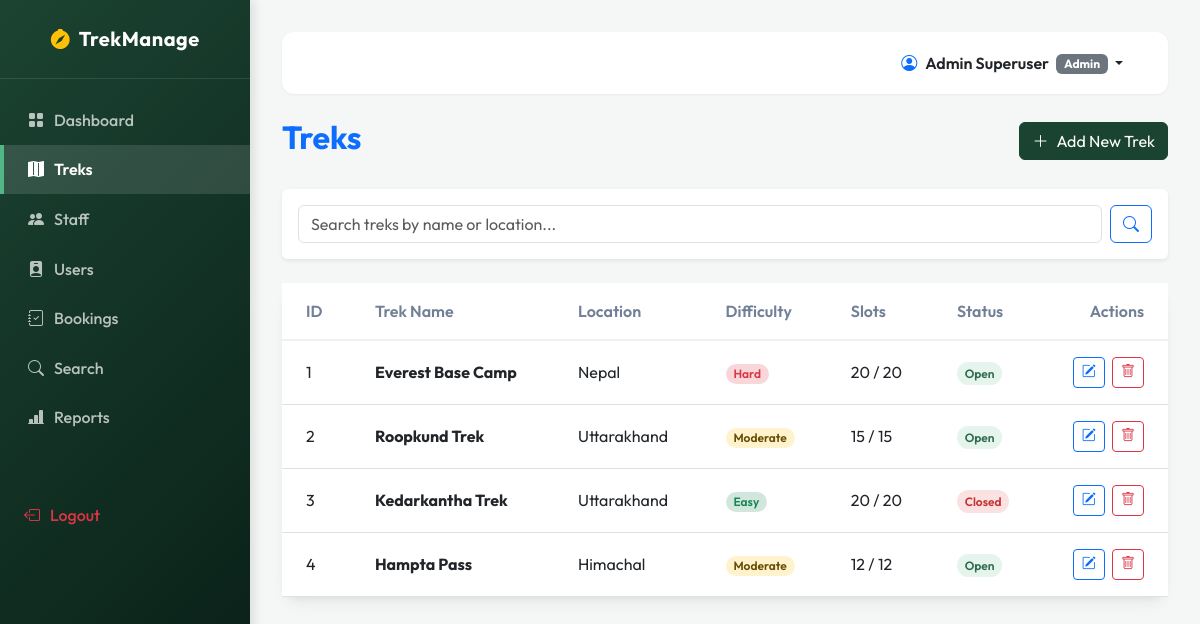
The app's page /admin/treks (signed in) with its own data.
### models.py (models this page shows)
class Trek(db.Model):
    __tablename__ = 'treks'
    id = db.Column(db.Integer, primary_key=True)
    name = db.Column(db.String(100), nullable=False)
    location = db.Column(db.String(100), nullable=False)
    difficulty = db.Column(db.String(20), nullable=False) # 'Easy', 'Moderate', 'Hard'
    duration = db.Column(db.Integer, nullable=False) # in days
    available_slots = db.Column(db.Integer, nullable=False)
    max_slots = db.Column(db.Integer, nullable=False)
    assigned_staff_id = db.Column(db.Integer, db.ForeignKey('users.id'), nullable=True)
    status = db.Column(db.String(20), nullable=False, default='Pending') # 'Pending', 'Approved', 'Open', 'Closed', 'Completed'
    start_date = db.Column(db.String(20), nullable=False) # 'YYYY-MM-DD'
    end_date = db.Column(db.String(20), nullable=False) # 'YYYY-MM-DD'
    description = db.Column(db.Text, nullable=True)
    bookings = db.relationship('Booking', backref='trek', lazy=True)

### blueprints/admin.py (the view, shortened to what this page needs)
@admin_bp.route('/treks', methods=['GET', 'POST'])
@admin_required
def treks():
    staff_list = User.query.filter_by(role='staff', status='approved').all()
    search_query = request.args.get('search', '')
    if search_query:
        trek_list = Trek.query.filter(
            or_(
                Trek.name.like(f'%{search_query}%'),
                Trek.location.like(f'%{search_query}%'),
                Trek.id == search_query
            )
        ).all()
    else:
        trek_list = Trek.query.all()
    return render_template(
        'admin_treks.html',
        active_page='admin_treks',
        trek_list=trek_list,
        staff_list=staff_list,
        search_query=search_query
    )

### blueprints/admin.py (called while the page is built)
def admin_required(f):
    @wraps(f)
    def decorated_function(*args, **kwargs):
        if session.get('role') != 'admin':
            flash('Access denied. Admin privileges required.', 'danger')
            return redirect(url_for('auth.login'))
        return f(*args, **kwargs)
    return decorated_function

### templates/admin_treks.html (shortened to what this page needs)
{% extends "base.html" %}
{% block content %}
<div class="container-fluid px-0">
    <div class="d-flex justify-content-between align-items-center mb-4">
        <h2 class="fw-bold text-primary">Treks</h2>
        <button type="button" class="btn btn-primary d-flex align-items-center gap-2" data-bs-toggle="modal" data-bs-target="#trekModal" onclick="clearModal()">
            <i class="bi bi-plus-lg"></i> Add New Trek
        </button>
    </div>
    <div class="card border-0 shadow-sm mb-4">
        <div class="card-body p-3">
            <form action="{{ url_for('admin.treks') }}" method="GET" class="d-flex gap-2">
                <input type="text" name="search" class="form-control" placeholder="Search treks by name or location..." value="{{ search_query }}">
                <button type="submit" class="btn btn-outline-primary"><i class="bi bi-search"></i></button>
            </form>
        </div>
    </div>
    <div class="card custom-table-card">
        <div class="table-responsive">
            <table class="table align-middle">
                <thead>
                    <tr>
                        <th>ID</th>
                        <th>Trek Name</th>
                        <th>Location</th>
                        <th>Difficulty</th>
                        <th>Slots</th>
                        <th>Status</th>
                        <th class="text-end">Actions</th>
                    </tr>
                </thead>
                <tbody>
                    {% for trek in trek_list %}
                        <tr>
                            <td>{{ trek.id }}</td>
                            <td><strong>{{ trek.name }}</strong></td>
                            <td>{{ trek.location }}</td>
                            <td>
                                <span class="badge {% if trek.difficulty == 'Easy' %}bg-success-subtle text-success{% elif trek.difficulty == 'Moderate' %}bg-warning-subtle text-warning-emphasis{% else %}bg-danger-subtle text-danger{% endif %} badge-status">
                                    {{ trek.difficulty }}
                                </span>
                            </td>
                            <td>{{ trek.available_slots }} / {{ trek.max_slots }}</td>
                            <td>
                                <span class="badge-status {% if trek.status == 'Open' %}badge-open{% elif trek.status == 'Closed' %}badge-closed{% elif trek.status == 'Pending' %}badge-pending{% else %}badge-completed{% endif %}">
                                    {{ trek.status }}
                                </span>
                            </td>
                            <td class="text-end">
                                <button class="btn btn-sm btn-outline-primary me-1"
                                        data-bs-toggle="modal"
                                        data-bs-target="#trekModal"
                                        onclick="fillModal(this)"
                                        data-id="{{ trek.id }}"
                                        data-name="{{ trek.name }}"
                                        data-location="{{ trek.location }}"
                                        data-difficulty="{{ trek.difficulty }}"
                                        data-duration="{{ trek.duration }}"
                                        data-available_slots="{{ trek.max_slots }}"
                                        data-assigned_staff_id="{{ trek.assigned_staff_id or '' }}"
                                        data-status="{{ trek.status }}"
                                        data-start_date="{{ trek.start_date }}"
                                        data-end_date="{{ trek.end_date }}"
                                        data-description="{{ trek.description or '' }}">
                                    <i class="bi bi-pencil-square"></i>
                                </button>
                                <form action="{{ url_for('admin.delete_trek', trek_id=trek.id) }}" method="POST" class="d-inline" onsubmit="return confirm('Are you sure you want to delete this trek?');">
                                    <button type="submit" class="btn btn-sm btn-outline-danger">
                                        <i class="bi bi-trash"></i>
                                    </button>
                                </form>
                            </td>
                        </tr>
                    {% else %}
                        <tr>
                            <td colspan="7" class="text-center text-muted py-4">No treks found.</td>
                        </tr>
                    {% endfor %}
                </tbody>
            </table>
        </div>
    </div>
</div>
{% endblock %}

### templates/base.html (shortened to what this page needs)
<!DOCTYPE html>
<html lang="en">
<head>
    <link href="https://cdn.jsdelivr.net/npm/bootstrap@5.3.0/dist/css/bootstrap.min.css" rel="stylesheet">
    <link href="https://cdn.jsdelivr.net/npm/bootstrap-icons@1.10.5/font/bootstrap-icons.css" rel="stylesheet">
    <link href="{{ url_for('static', filename='css/custom.css') }}" rel="stylesheet">
</head>
<body>
    <div class="sidebar d-none d-md-block">
        <div class="brand text-center">
            <i class="bi bi-compass-fill me-2 text-warning"></i>TrekManage
        </div>
        <div class="nav flex-column mt-3">
            {% if session.get('role') == 'admin' %}
                <a class="nav-link {% if active_page == 'admin_dashboard' %}active{% endif %}" href="{{ url_for('admin.dashboard') }}">
                    <i class="bi bi-grid-fill"></i>Dashboard
                </a>
                <a class="nav-link {% if active_page == 'admin_treks' %}active{% endif %}" href="{{ url_for('admin.treks') }}">
                    <i class="bi bi-map-fill"></i>Treks
                </a>
                <a class="nav-link {% if active_page == 'admin_staff' %}active{% endif %}" href="{{ url_for('admin.staff') }}">
                    <i class="bi bi-people-fill"></i>Staff
                </a>
                <a class="nav-link {% if active_page == 'admin_users' %}active{% endif %}" href="{{ url_for('admin.users') }}">
                    <i class="bi bi-person-badge-fill"></i>Users
                </a>
                <a class="nav-link {% if active_page == 'admin_bookings' %}active{% endif %}" href="{{ url_for('admin.bookings') }}">
                    <i class="bi bi-journal-check"></i>Bookings
                </a>
                <a class="nav-link {% if active_page == 'admin_search' %}active{% endif %}" href="{{ url_for('admin.search') }}">
                    <i class="bi bi-search"></i>Search
                </a>
                <a class="nav-link {% if active_page == 'admin_reports' %}active{% endif %}" href="{{ url_for('admin.reports') }}">
                    <i class="bi bi-bar-chart-line-fill"></i>Reports
                </a>
            {% endif %}
            {% if session.get('user_id') %}
                <a class="nav-link text-danger mt-5 border-0" href="{{ url_for('auth.logout') }}">
                    <i class="bi bi-box-arrow-left"></i>Logout
                </a>
            {% endif %}
        </div>
    </div>
    <div class="main-content">
        <div class="d-none d-md-flex justify-content-end align-items-center mb-4 top-header">
            {% if session.get('user_id') %}
                <div class="dropdown">
                    <button class="btn btn-link text-dark dropdown-toggle text-decoration-none fw-semibold" type="button" id="userMenuButton" data-bs-toggle="dropdown" aria-expanded="false">
                        <i class="bi bi-person-circle me-2 text-primary"></i>{{ session.get('name') }}
                        <span class="badge bg-secondary ms-1">{{ session.get('role') | capitalize }}</span>
                    </button>
                </div>
            {% else %}
                <a class="btn btn-outline-primary btn-sm me-2" href="{{ url_for('auth.login') }}">Log In</a>
                <a class="btn btn-primary btn-sm" href="{{ url_for('auth.register') }}">Sign Up</a>
            {% endif %}
        </div>
        {% block content %}{% endblock %}
    </div>
</body>
</html>

### static/css/custom.css (style rules this page uses)
:root { --primary-color: #1b4332; --primary-light: #2d6a4f; --primary-lighter: #40916c; --secondary-color: #52b788; --accent-color: #74c69d; --bg-light: #f4f7f6; --text-dark: #2d3748; --sidebar-width: 250px; --card-shadow: 0 10px 15px -3px rgba(0, 0, 0, 0.05), 0 4px 6px -2px rgba(0, 0, 0, 0.05); --card-shadow-hover: 0 20px 25px -5px rgba(0, 0, 0, 0.1), 0 10px 10px -5px rgba(0, 0, 0, 0.04); }
body { font-family: 'Outfit', -apple-system, BlinkMacSystemFont, "Segoe UI", Roboto, "Helvetica Neue", Arial, sans-serif; background-color: var(--bg-light); color: var(--text-dark); }
.sidebar { position: fixed; top: 0; bottom: 0; left: 0; width: var(--sidebar-width); z-index: 100; background: linear-gradient(135deg, var(--primary-color) 0%, #081c15 100%); box-shadow: 4px 0 10px rgba(0,0,0,0.1); color: #fff; padding-top: 1.5rem; transition: all 0.3s ease; }
.sidebar .brand { font-size: 1.25rem; font-weight: 700; letter-spacing: 0.5px; color: #fff; padding: 0 1.5rem 1.5rem; border-bottom: 1px solid rgba(255, 255, 255, 0.1); }
.sidebar .nav-link { font-weight: 500; color: rgba(255, 255, 255, 0.7); padding: 0.8rem 1.5rem; border-radius: 0; border-left: 4px solid transparent; transition: all 0.2s ease; display: flex; align-items: center; gap: 10px; }
.sidebar .nav-link.active { color: #fff; background-color: rgba(255, 255, 255, 0.12); border-left-color: var(--secondary-color); font-weight: 600; }
.main-content { margin-left: var(--sidebar-width); padding: 2rem; min-height: 100vh; }
.custom-table-card { background: #fff; border-radius: 16px; box-shadow: var(--card-shadow); border: none; margin-bottom: 2rem; }
.table { margin-bottom: 0; }
.table th { font-weight: 600; color: #718096; border-top: none; border-bottom: 2px solid #edf2f7; padding: 1rem 1.5rem; }
.table td { padding: 1rem 1.5rem; vertical-align: middle; border-top: 1px solid #edf2f7; }
.badge-status { padding: 0.35em 0.65em; font-size: 0.75rem; font-weight: 600; border-radius: 30px; }
.badge-open { background-color: rgba(82, 183, 136, 0.15); color: #2d6a4f; }
.badge-closed { background-color: rgba(229, 62, 62, 0.15); color: #c53030; }
.btn-primary { background-color: var(--primary-color); border-color: var(--primary-color); }
.top-header { background-color: #fff; box-shadow: 0 1px 3px rgba(0,0,0,0.05); padding: 0.75rem 2rem; margin-bottom: 2rem; border-radius: 12px; }

### records on screen
Trek: id "1", name "Everest Base Camp", location "Nepal", difficulty "Hard", available_slots "20", max_slots "20", status "Open"
Trek: id "2", name "Roopkund Trek", location "Uttarakhand", difficulty "Moderate", available_slots "15", max_slots "15", status "Open"
Trek: id "3", name "Kedarkantha Trek", location "Uttarakhand", difficulty "Easy", available_slots "20", max_slots "20", status "Closed"
Trek: id "4", name "Hampta Pass", location "Himachal", difficulty "Moderate", available_slots "12", max_slots "12", status "Open"

### other values on screen
{{ session.get('name') }} "Admin Superuser"
{{ session.get('role') | capitalize }} "Admin"
